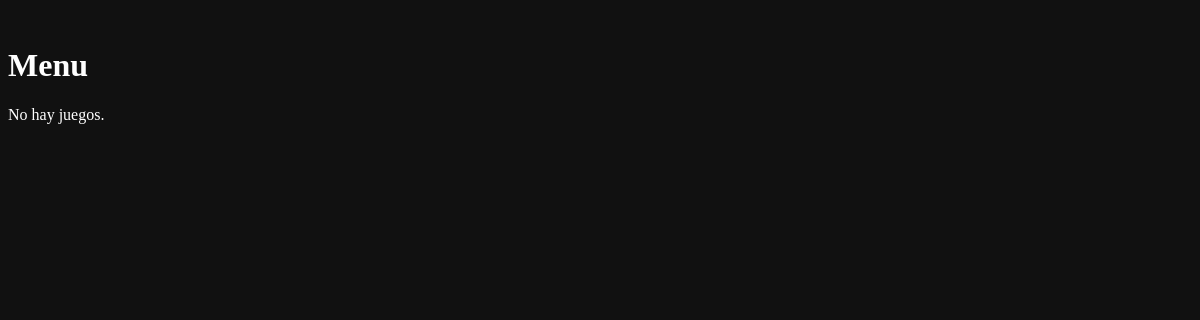
The page /menu on the database as committed earlier.
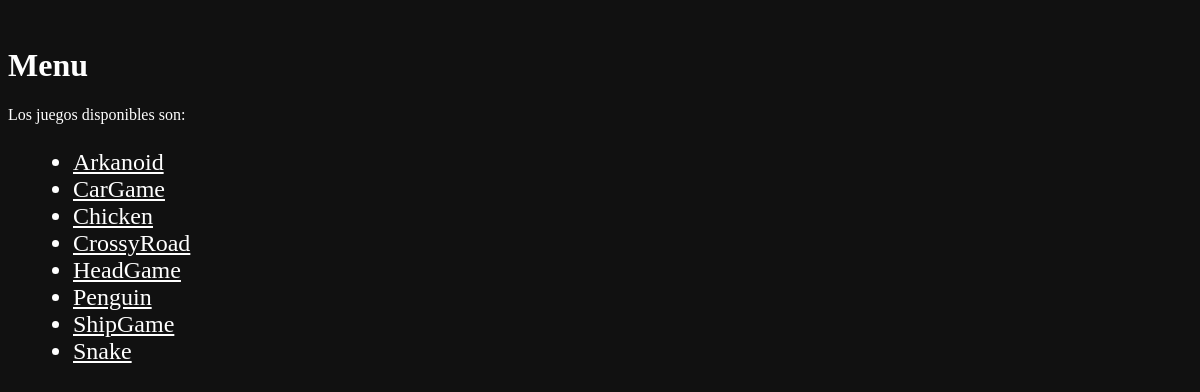
The same page on the database as committed later.
### games_platform/models.py (models this page shows, shortened)
class Game(models.Model):
    name = models.CharField(max_length = 20, primary_key = True)
    gender = models.CharField(max_length = 20)

### games_platform/views.py (the view)
# urls.py: path('menu', views.MenuView.as_view(), name = 'menu'),
class MenuView(generic.ListView):
    template_name = 'games_platform/menu.html'
    context_object_name = 'game_list'
    def get_queryset(self):
        return Game.objects.order_by('name')

### games_platform/templates/games_platform/menu.html (shortened to what this page needs)
﻿{% load staticfiles %}
<!DOCTYPE html>
<html lang="en" xmlns="http://www.w3.org/1999/xhtml">
<head>
    <link rel="stylesheet" href="{% static 'games_platform/Menu/Style/style.css'%}"/>
</head>
<body>
    <h1>Menu</h1>
    {% if game_list %}
        <label>Los juegos disponibles son: </label>
        <ul class="lista">
        {% for game in game_list %}
            <li><a href="{{ game.name }}">{{ game.name }}</a></li>
        {% endfor %}
        </ul>
    {% else %}
        <p>No hay juegos.</p>
    {% endif %}
</body>
</html>

### games_platform/static/games_platform/Menu/Style/style.css (style rules this page uses)
* { background: #111; color: #fff; font-family: "montserrat"; }
.lista { margin: 25px; font-size: 24px; }

Rows that differ between the two databases and show on the page:
added Game: name "Arkanoid"
added Game: name "CarGame"
added Game: name "Chicken"
added Game: name "CrossyRoad"
added Game: name "HeadGame"
added Game: name "Penguin"
added Game: name "ShipGame"
added Game: name "Snake"
Other text that changed with them:
text no longer shown: "No hay juegos."
text now shown: "Los juegos disponibles son:"
